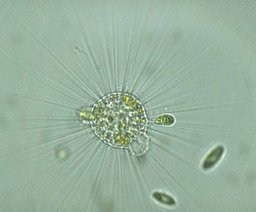
#> input picture 计算机视觉/计算机视觉实验/实验3-图像去噪与图像分割/传统分割方法素材与代码/EMDS5-g01-40.png, 256 x 212 px, shrunk from 574 x 475 before the run
$ python main.py
#> lines starting #> are read from the running program, lines starting #| are printed output that depends on the picture; after the words box and inside, x2 and y2 are one past the last pixel; in counts of white or black regions, pixels touching at a corner belong together
### 计算机视觉/计算机视觉实验/实验3-图像去噪与图像分割/传统分割方法素材与代码/threshold_segmentation.py
import cv2
import numpy as np
import matplotlib.pyplot as plt
# Function for performing threshold segmentation on an image
def threshold_segmentation(img_path):
    # Read the image in grayscale
    img = cv2.imread(img_path, cv2.IMREAD_GRAYSCALE)

    # Apply a binary threshold to segment the image
    ret, thresh = cv2.threshold(img, 150, 255, cv2.THRESH_BINARY)

    # Invert the binary thresholded image
    inverted_thresh = cv2.bitwise_not(thresh)

    # Return the inverted thresholded image
    return inverted_thresh

### 计算机视觉/计算机视觉实验/实验3-图像去噪与图像分割/传统分割方法素材与代码/canny_edge_detection.py
import cv2
import numpy as np
import matplotlib.pyplot as plt
# Function for performing Canny edge detection
def canny_edge_detection(img_path):
    # Read the image in grayscale
    img = cv2.imread(img_path, cv2.IMREAD_GRAYSCALE)

    # Perform Canny edge detection with thresholds 100 and 200
    edges = cv2.Canny(img, 80, 120)

    # Invert the edges to get a black background with white edges
    inverted_edges = cv2.bitwise_not(edges)

    # Invert the image back to the original state (white background with black edges)
    canny = cv2.bitwise_not(inverted_edges)

    # Return the Canny edge-detected image
    return canny

### 计算机视觉/计算机视觉实验/实验3-图像去噪与图像分割/传统分割方法素材与代码/contour_detection.py
import cv2
import numpy as np
import matplotlib.pyplot as plt
# Function for detecting contours in an image
def contour_detection(img_path):
    # Read the image
    img = cv2.imread(img_path)

    # Convert the image to grayscale
    gray = cv2.cvtColor(img, cv2.COLOR_BGR2GRAY)

    # Apply a threshold to convert the image to binary
    ret, thresh = cv2.threshold(gray, 127, 255, cv2.THRESH_BINARY)

    # Find contours in the binary image
    contours, _ = cv2.findContours(thresh, cv2.RETR_TREE, cv2.CHAIN_APPROX_SIMPLE)

    # Create a canvas filled with white color
    canvas = 255 * np.ones_like(img)

    # Draw contours on the canvas with black color
    cv2.drawContours(canvas, contours, -1, (0, 0, 0), 3)

    # Invert the canvas to get black contours on a white background
    contour = cv2.bitwise_not(canvas)

    # Return the image with detected contours
    return contour

### 计算机视觉/计算机视觉实验/实验3-图像去噪与图像分割/传统分割方法素材与代码/kmeans_segmentation.py
import cv2
import numpy as np
import matplotlib.pyplot as plt
# Function for performing K-means segmentation on an image
def kmeans_segmentation(img_path):
    # Read the image
    img = cv2.imread(img_path)

    # Reshape the image to a 2D array of pixels
    Z = img.reshape((-1, 3))
    Z = np.float32(Z)

    # Define the criteria for the kmeans algorithm
    criteria = (cv2.TERM_CRITERIA_EPS + cv2.TERM_CRITERIA_MAX_ITER, 10, 1.0)

    # Define the number of clusters (K)
    K = 300

    # Apply kmeans algorithm
    ret, label, center = cv2.kmeans(Z, K, None, criteria, 10, cv2.KMEANS_RANDOM_CENTERS)

    # Convert the center values to uint8
    center = np.uint8(center)

    # Reshape the result to the original image shape
    res = center[label.flatten()]
    res2 = res.reshape((img.shape))

    # Convert the segmented image to grayscale
    grayscale_res = cv2.cvtColor(res2, cv2.COLOR_BGR2GRAY)

    # Apply Otsu's thresholding to obtain a binary image
    _, binary_res = cv2.threshold(grayscale_res, 0, 255, cv2.THRESH_BINARY | cv2.THRESH_OTSU)

    # Invert the binary image
    kmean = cv2.bitwise_not(binary_res)

    # Return the K-means segmented image
    return kmean

### 计算机视觉/计算机视觉实验/实验3-图像去噪与图像分割/传统分割方法素材与代码/watershed_segmentation.py
import cv2
import numpy as np
import matplotlib.pyplot as plt
# Function for performing watershed segmentation on an image
def watershed_segmentation(img_path):
    # Read the image
    img = cv2.imread(img_path)

    # Convert the image to grayscale
    gray = cv2.cvtColor(img, cv2.COLOR_BGR2GRAY)

    # Apply Otsu's thresholding to obtain a binary image (inverted)
    ret, bin_img = cv2.threshold(gray, 0, 255, cv2.THRESH_BINARY_INV + cv2.THRESH_OTSU)

    # Define a kernel for morphological operations
    kernel = np.ones((3, 3), np.uint8)

    # Dilate the binary image to get the background
    sure_bg = cv2.dilate(bin_img, kernel, iterations=3)

    # Calculate the distance transform
    dist = cv2.distanceTransform(bin_img, cv2.DIST_L2, 5)

    # Threshold the distance transform to obtain foreground markers
    ret, sure_fg = cv2.threshold(dist, 0.5 * dist.max(), 255, cv2.THRESH_BINARY)

    # Convert the sure_fg to uint8
    sure_fg = sure_fg.astype(np.uint8)

    # Subtract sure_fg from sure_bg to get the unknown region
    unknown = cv2.subtract(sure_bg, sure_fg)

    # Return the unknown region (potential objects for watershed segmentation)
    return unknown

### 计算机视觉/计算机视觉实验/实验3-图像去噪与图像分割/传统分割方法素材与代码/main.py
import os
import cv2
import matplotlib.pyplot as plt
# from fast_marching_segmentation import fast_marching_segmentation
from threshold_segmentation import threshold_segmentation
from canny_edge_detection import canny_edge_detection
from contour_detection import contour_detection
from kmeans_segmentation import kmeans_segmentation
from watershed_segmentation import watershed_segmentation

# Paths to your images
img_paths = ["EMDS5-g01-40.png","EMDS5-g02-21.png"]

import os

# Create a directory to save the results
output_dir = 'segmentation_results'
os.makedirs(output_dir, exist_ok=True)

# Perform segmentation
segmentation_functions = [
    ("Threshold Segmentation", threshold_segmentation),
    ("Canny Edge Detection", canny_edge_detection),
    ("Contour Detection", contour_detection),
    ("K-means Segmentation", kmeans_segmentation),
    ("Watershed Segmentation", watershed_segmentation)
]

results = []
for img_path in img_paths:
    img_name = img_path.split('/')[-1].split('.')[0]
    img_results = [(seg_name, segmentation_func(img_path)) for seg_name, segmentation_func in segmentation_functions]
    results.append((img_name, img_results))
#> this loop made 2 passes
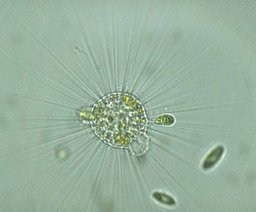
#> input picture 计算机视觉/计算机视觉实验/实验3-图像去噪与图像分割/传统分割方法素材与代码/EMDS5-g01-40.png, 256 x 212 px, shrunk from 574 x 475 before the run
#> pass 1, in threshold_segmentation, `img = cv2.imread(img_path, cv2.IMREAD_GRAYSCALE)`:
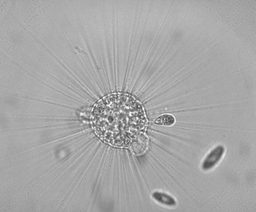
#> img: shape (212, 256); min 66, max 254, mean 167.2
#> pass 1, in threshold_segmentation, `ret, thresh = cv2.threshold(img, 150, 255, cv2.THRESH_BINARY)`:
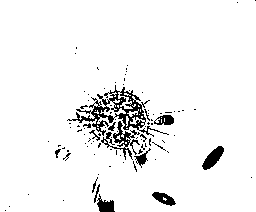
#> thresh: shape (212, 256); 94.6% white; 95 black regions (81 under 20 px), largest, box (x1, y1, x2, y2) and area: (67, 85, 169, 137) 1198, (101, 121, 140, 160) 409, (202, 146, 224, 170) 264
#> pass 1, in canny_edge_detection, `edges = cv2.Canny(img, 80, 120)`:
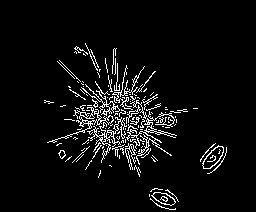
#> edges: shape (212, 256); 5.5% white in thin lines or dots, all inside (x1, y1, x2, y2) = (44, 43, 227, 210)
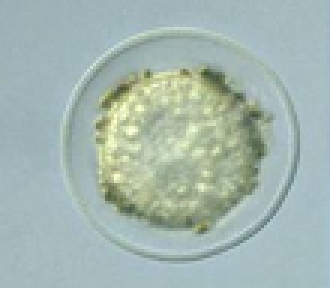
#> input picture 计算机视觉/计算机视觉实验/实验3-图像去噪与图像分割/传统分割方法素材与代码/EMDS5-g02-21.png, 110 x 96 px, shrunk from 246 x 216 before the run (shown 3 times larger)
#> after the loop, results = 2 items

# Create a single image with sub-images
num_imgs = len(img_paths)
num_segs = len(segmentation_functions)

fig, axes = plt.subplots(num_imgs, num_segs, figsize=(16, 12))

for i, (img_name, img_results) in enumerate(results):
    for j, (seg_name, result) in enumerate(img_results):
        ax = axes[i, j] if num_imgs > 1 else axes[j]
        ax.imshow(result, cmap='gray')
        ax.axis('off')
        ax.set_title(f"{seg_name}")
#> this loop made 2 passes
#> img_name on passes 1 to 2: 'EMDS5-g01-40', 'EMDS5-g02-21'

plt.tight_layout()
plt.savefig(os.path.join(output_dir, 'segmentation_results.png'))
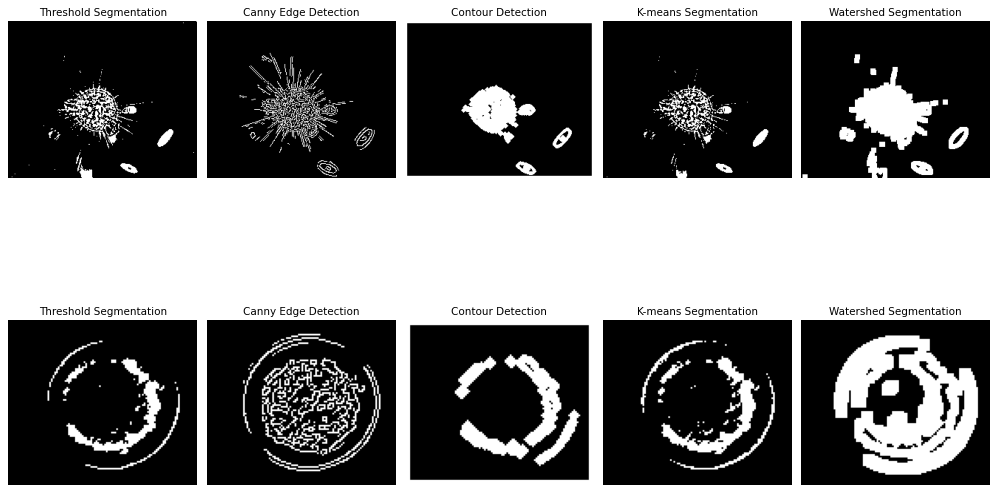
#> figure drawn by matplotlib, 10 panels
plt.show()
